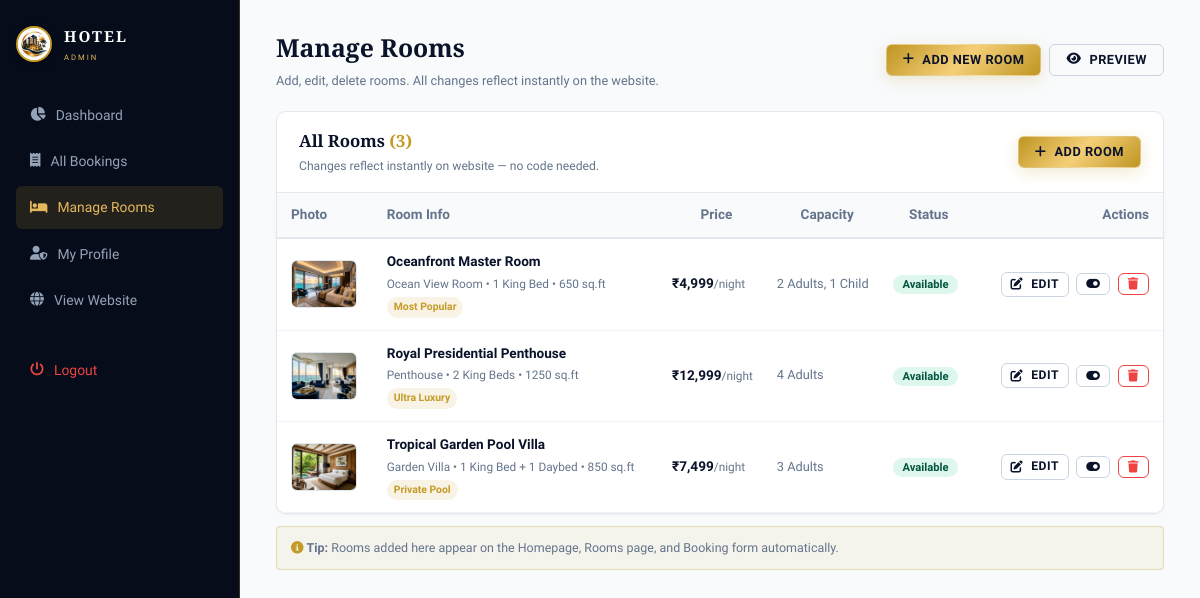
Page /admin/rooms.php (signed in) on the committed database.
### tables this page shows
CREATE TABLE IF NOT EXISTS `rooms` (
  `id` INT AUTO_INCREMENT PRIMARY KEY,
  `title` VARCHAR(150) NOT NULL,
  `category` VARCHAR(80) NOT NULL,
  `price` INT NOT NULL,
  `badge` VARCHAR(60) DEFAULT NULL,
  `image` VARCHAR(255) NOT NULL,
  `capacity` VARCHAR(60) NOT NULL,
  `bed` VARCHAR(60) NOT NULL,
  `size` VARCHAR(60) NOT NULL,
  `description` TEXT NOT NULL,
  `amenities` TEXT NOT NULL,
  `status` ENUM('Available', 'Booked', 'Maintenance') DEFAULT 'Available',
  `created_at` TIMESTAMP DEFAULT CURRENT_TIMESTAMP
);

### admin/rooms.php (the view, shortened to what this page needs)
<?php
require_once '../config/database.php';
$rooms = $pdo->query("SELECT * FROM `rooms` ORDER BY `id` ASC")->fetchAll();
$edit_room = null;
$show_form = ($edit_room !== null || isset($_GET['add']));
?>
<!DOCTYPE html>
<html lang="en">
<head>
<link rel="stylesheet" href="https://cdnjs.cloudflare.com/ajax/libs/font-awesome/6.5.1/css/all.min.css">
<link rel="stylesheet" href="../assets/css/style.css">
</head>
<body>
<div class="admin-layout">
<aside class="admin-sidebar">
  <div class="brand-logo" style="margin-bottom:30px;">
    <img src="../assets/images/logo.png" alt="Logo" style="width:36px;height:36px;border-radius:50%;border:2px solid var(--color-gold);object-fit:cover;">
    <div><span class="brand-name" style="font-size:0.95rem;letter-spacing:2px;">HOTEL</span><span class="brand-sub" style="font-size:0.48rem;letter-spacing:2px;display:block;">Admin</span></div>
  </div>
  <ul class="admin-nav">
    <li><a href="dashboard.php"><i class="fa-solid fa-chart-pie"></i> Dashboard</a></li>
    <li><a href="bookings.php"><i class="fa-solid fa-receipt"></i> All Bookings</a></li>
    <li><a href="rooms.php" class="active"><i class="fa-solid fa-bed"></i> Manage Rooms</a></li>
    <li><a href="profile.php"><i class="fa-solid fa-user-shield"></i> My Profile</a></li>
    <li><a href="../index.php" target="_blank"><i class="fa-solid fa-globe"></i> View Website</a></li>
    <li style="margin-top:28px;"><a href="logout.php" style="color:#EF4444;"><i class="fa-solid fa-power-off"></i> Logout</a></li>
  </ul>
</aside>
<main class="admin-main">
  <div style="display:flex;justify-content:space-between;align-items:center;margin-bottom:20px;flex-wrap:wrap;gap:10px;">
    <div>
      <h1 style="font-family:var(--font-serif);font-size:1.55rem;color:var(--color-primary);margin-bottom:3px;"><?php echo $edit_room ? '<i class="fa-solid fa-pen-to-square text-gold"></i> Edit Room' : 'Manage Rooms'; ?></h1>
      <p style="color:var(--color-text-muted);font-size:0.8rem;margin:0;">Add, edit, delete rooms. All changes reflect instantly on the website.</p>
    </div>
    <div style="display:flex;gap:8px;">
      <?php if(!$show_form): ?><a href="rooms.php?add=1" class="btn btn-gold btn-sm"><i class="fa-solid fa-plus"></i> Add New Room</a><?php endif; ?>
      <a href="../rooms.php" target="_blank" class="btn btn-outline-dark btn-sm"><i class="fa-solid fa-eye"></i> Preview</a>
    </div>
  </div>
  <div class="card" style="overflow:hidden;">
    <div style="display:flex;justify-content:space-between;align-items:center;padding:16px 22px;border-bottom:1px solid #E2E8F0;">
      <div>
        <h3 style="font-family:var(--font-serif);font-size:1.05rem;color:var(--color-primary);margin-bottom:2px;">
          All Rooms <span style="color:var(--color-gold);">(<?php echo count($rooms); ?>)</span>
        </h3>
        <p style="color:var(--color-text-muted);font-size:0.76rem;margin:0;">Changes reflect instantly on website — no code needed.</p>
      </div>
      <?php if(!$show_form): ?><a href="rooms.php?add=1" class="btn btn-gold btn-sm"><i class="fa-solid fa-plus"></i> Add Room</a><?php endif; ?>
    </div>
    <?php if(empty($rooms)): ?>
      <div style="padding:50px 20px;text-align:center;color:var(--color-text-muted);">
        <i class="fa-solid fa-bed" style="font-size:2rem;color:var(--color-gold);display:block;margin-bottom:10px;"></i>
        <p style="margin-bottom:14px;font-size:0.9rem;">No rooms added yet.</p>
        <a href="rooms.php?add=1" class="btn btn-gold btn-sm"><i class="fa-solid fa-plus"></i> Add First Room</a>
      </div>
    <?php else: ?>
      <div style="overflow-x:auto;">
        <table style="width:100%;border-collapse:collapse;font-size:0.85rem;">
          <thead>
            <tr style="background:#F8FAFC;border-bottom:2px solid #E2E8F0;color:var(--color-text-muted);">
              <th style="padding:11px 14px;text-align:left;font-weight:600;">Photo</th>
              <th style="padding:11px 8px;text-align:left;font-weight:600;">Room Info</th>
              <th style="padding:11px 8px;font-weight:600;">Price</th>
              <th style="padding:11px 8px;font-weight:600;">Capacity</th>
              <th style="padding:11px 8px;font-weight:600;">Status</th>
              <th style="padding:11px 14px;text-align:right;font-weight:600;">Actions</th>
            </tr>
          </thead>
          <tbody>
            <?php foreach($rooms as $room): ?>
            <tr style="border-bottom:1px solid #F1F5F9;">
              <td style="padding:12px 14px;">
                <img src="../<?php echo htmlspecialchars($room['image']); ?>" alt="<?php echo htmlspecialchars($room['title']); ?>"
                     style="width:66px;height:48px;object-fit:cover;border-radius:6px;border:1px solid #E2E8F0;"
                     onerror="this.src='../assets/images/room1.jpg'">
              </td>
              <td style="padding:12px 8px;">
                <div style="font-weight:700;color:var(--color-primary);"><?php echo htmlspecialchars($room['title']); ?></div>
                <div style="font-size:0.74rem;color:var(--color-text-muted);margin-top:2px;">
                  <?php echo htmlspecialchars($room['category']); ?> &bull; <?php echo htmlspecialchars($room['bed']); ?>
                  <?php if($room['size']): ?>&bull; <?php echo htmlspecialchars($room['size']); ?><?php endif; ?>
                </div>
                <?php if($room['badge']): ?>
                  <span style="font-size:0.65rem;background:rgba(197,155,39,0.12);color:var(--color-gold);padding:2px 7px;border-radius:20px;font-weight:700;display:inline-block;margin-top:3px;"><?php echo htmlspecialchars($room['badge']); ?></span>
                <?php endif; ?>
              </td>
              <td style="padding:12px 8px;font-weight:700;color:var(--color-primary);white-space:nowrap;">&#8377;<?php echo number_format($room['price']); ?><span style="font-weight:400;color:var(--color-text-muted);font-size:0.74rem;">/night</span></td>
              <td style="padding:12px 8px;color:var(--color-text-muted);font-size:0.8rem;"><?php echo htmlspecialchars($room['capacity']); ?></td>
              <td style="padding:12px 8px;">
                <?php $sc=$room['status']==='Available'?'st-a':($room['status']==='Booked'?'st-b':'st-m'); ?>
                <span class="stb <?php echo $sc; ?>"><?php echo $room['status']; ?></span>
              </td>
              <td style="padding:12px 14px;text-align:right;white-space:nowrap;">
                <a href="rooms.php?edit=<?php echo $room['id']; ?>" class="btn btn-outline-dark btn-sm" style="padding:4px 9px;font-size:0.76rem;"><i class="fa-solid fa-pen-to-square"></i> Edit</a>
                <a href="rooms.php?toggle=<?php echo $room['id']; ?>" class="btn btn-outline-dark btn-sm" style="padding:4px 9px;font-size:0.76rem;margin-left:4px;" title="Toggle Status"><i class="fa-solid fa-toggle-<?php echo $room['status']==='Available'?'on':'off'; ?>"></i></a>
                <a href="rooms.php?delete=<?php echo $room['id']; ?>" class="btn btn-outline-dark btn-sm" style="padding:4px 9px;font-size:0.76rem;color:#EF4444;border-color:#EF4444;margin-left:4px;" onclick="return confirm('Delete \'<?php echo addslashes($room['title']); ?>\'? Cannot be undone.')"><i class="fa-solid fa-trash"></i></a>
              </td>
            </tr>
            <?php endforeach; ?>
          </tbody>
        </table>
      </div>
    <?php endif; ?>
  </div>
  <p style="font-size:0.78rem;color:var(--color-text-muted);margin-top:12px;padding:11px 14px;background:rgba(197,155,39,0.07);border:1px solid var(--color-border-gold);border-radius:var(--radius-xs);">
    <i class="fa-solid fa-circle-info text-gold"></i>
    <strong>Tip:</strong> Rooms added here appear on the Homepage, Rooms page, and Booking form automatically.
  </p>
</main>
</div>
</body>
</html>

### assets/css/style.css (style rules this page uses)
:root { --color-primary: #0A1329; --color-primary-light: #142347; --color-primary-dark: #060C1A; --color-primary-surface: #0E1A38; --color-gold: #C59B27; --color-gold-light: #E5B85E; --color-gold-hover: #D8A834; --color-gold-muted: rgba(197, 155, 39, 0.15); --color-gold-glow: rgba(197, 155, 39, 0.22); --color-gold-gradient: linear-gradient(135deg, #BF9522 0%, #F5CF78 50%, #BF9522 100%); --color-navy-gradient: linear-gradient(160deg, #0A1329 0%, #102142 50%, #060C1A 100%); --color-bg-light: #F8FAFC; --color-surface: #FFFFFF; --color-surface-muted: #F1F5F9; --color-text-dark: #0F172A; --color-text-muted: #64748B; --color-text-light: #F8FAFC; --color-border: #E2E8F0; --color-border-gold: rgba(197, 155, 39, 0.28); --font-serif: 'Cinzel', 'Playfair Display', serif; --font-sans: 'Plus Jakarta Sans', -apple-system, BlinkMacSystemFont, 'Segoe UI', Roboto, sans-serif; --shadow-sm: 0 1px 3px rgba(10, 19, 41, 0.05); --shadow-md: 0 4px 16px rgba(10, 19, 41, 0.07); --shadow-lg: 0 12px 32px rgba(10, 19, 41, 0.1); --shadow-gold: 0 4px 16px rgba(197, 155, 39, 0.22); --radius-xs: 4px; --radius-sm: 6px; --radius-md: 10px; --radius-lg: 16px; --radius-full: 9999px; --transition: all 0.25s cubic-bezier(0.2, 0.8, 0.2, 1); }
*, *::before, *::after { box-sizing: border-box; margin: 0; padding: 0; }
html { scroll-behavior: smooth; font-size: 16px; }
body { font-family: var(--font-sans); background-color: var(--color-bg-light); color: var(--color-text-dark); line-height: 1.6; overflow-x: hidden; -webkit-font-smoothing: antialiased; }
img { max-width: 100%; height: auto; display: block; }
a { text-decoration: none; color: inherit; transition: var(--transition); }
ul { list-style: none; }
.text-gold { color: var(--color-gold); }
.btn { display: inline-flex; align-items: center; justify-content: center; gap: 8px; padding: 9px 20px; font-weight: 600; font-size: 0.84rem; border-radius: var(--radius-sm); cursor: pointer; transition: var(--transition); text-transform: uppercase; letter-spacing: 0.6px; white-space: nowrap; line-height: 1.25; }
.btn-sm { padding: 7px 16px; font-size: 0.8rem; letter-spacing: 0.5px; }
.btn-gold { background: var(--color-gold-gradient); color: #0A1329; border: 1px solid rgba(255, 255, 255, 0.35); box-shadow: var(--shadow-gold); }
.btn-outline-dark { background: transparent; color: var(--color-primary); border: 1px solid #CBD5E1; }
.brand-logo { display: flex; align-items: center; gap: 12px; flex-shrink: 0; }
.brand-logo img { width: 46px; height: 46px; border-radius: 50%; object-fit: cover; border: 1.5px solid var(--color-gold); box-shadow: 0 2px 8px rgba(0, 0, 0, 0.35); background: #FFFFFF; }
.brand-name { font-family: var(--font-serif); font-size: 1.35rem; font-weight: 700; letter-spacing: 2px; color: #FFFFFF; line-height: 1.1; white-space: nowrap; }
.brand-sub { display: block; font-family: var(--font-sans); font-size: 0.62rem; letter-spacing: 2.2px; color: var(--color-gold-light); text-transform: uppercase; margin-top: 2px; white-space: nowrap; }

### admin/rooms.php (style rules this page uses)
body { margin:0; }
.admin-layout { display:grid;grid-template-columns:240px 1fr;min-height:100vh; }
.admin-sidebar { background:var(--color-primary-dark);color:#FFF;padding:24px 16px;border-right:1px solid var(--color-border-gold); }
.admin-nav { list-style:none;padding:0;margin:0; }
.admin-nav li { margin-bottom:4px; }
.admin-nav a { display:flex;align-items:center;gap:10px;padding:10px 14px;border-radius:var(--radius-sm);color:#94A3B8;font-weight:500;font-size:0.87rem;text-decoration:none;transition:all 0.2s; }
.admin-nav a.active,.admin-nav a:hover { background:rgba(197,155,39,0.15);color:var(--color-gold-light); }
.admin-main { padding:28px 36px;background:#F8FAFC; }
.card { background:#FFF;border:1px solid #E2E8F0;border-radius:var(--radius-md);box-shadow:var(--shadow-sm); }
.st-a { background:#DEF7EC;color:#03543F; }
.stb { font-size:0.7rem;font-weight:700;padding:3px 9px;border-radius:20px; }

### rows in the picture
rooms: image (picture), title "Oceanfront Master Room", category "Ocean View Room", bed "1 King Bed", size "650 sq.ft", badge "Most Popular", price "4,999", capacity "2 Adults, 1 Child", status "Available"
rooms: image (picture), title "Royal Presidential Penthouse", category "Penthouse", bed "2 King Beds", size "1250 sq.ft", badge "Ultra Luxury", price "12,999", capacity "4 Adults", status "Available"
rooms: image (picture), title "Tropical Garden Pool Villa", category "Garden Villa", bed "1 King Bed + 1 Daybed", size "850 sq.ft", badge "Private Pool", price "7,499", capacity "3 Adults", status "Available"

### other values in the picture
count($rooms) "3"
